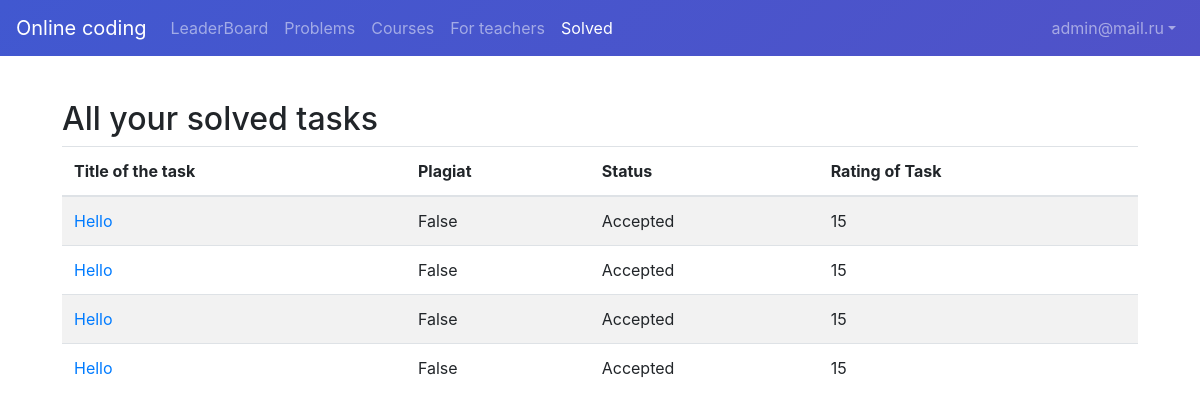
Page /solved (signed in) on the earlier database version.
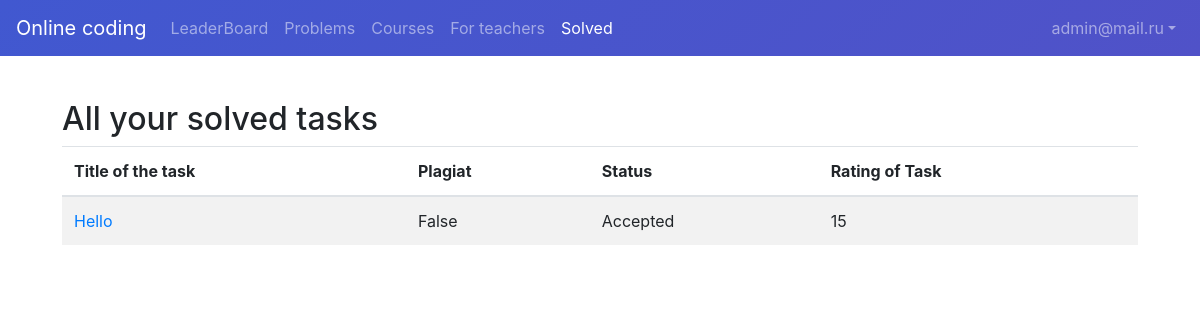
Same page on the later database version.
### user/models.py (models this page shows)
class User(AbstractBaseUser, PermissionsMixin):
    id = models.UUIDField(primary_key=True, default=uuid.uuid4, editable=False)
    first_name = models.CharField(max_length=32)
    surname = models.CharField(max_length=32)
    group = models.CharField(max_length=32)
    role = models.IntegerField(choices=ROLE_CHOICES, default=0)
    is_active = models.BooleanField(default=True)
    is_staff = models.BooleanField(default=False)
    email = models.EmailField(max_length=255, unique=True)
    rating = models.IntegerField(default=0)
    objects = UserManager()
    USERNAME_FIELD = 'email'

### main/models.py (models this page shows, shortened)
class ProgrammingTaskSolution(models.Model):
    task = models.ForeignKey(ProgrammingTask, on_delete=models.CASCADE)
    author = models.ForeignKey(User, on_delete=models.CASCADE)
    language = models.IntegerField(choices=LANGUAGE_CHOICES, default=0)
    code = models.TextField()
    isplagiarized = models.BooleanField(default=False)
    created_at = models.DateTimeField(auto_now_add=True)
    updated_at = models.DateTimeField(auto_now=True)
    is_public = models.BooleanField(default=False)
    is_deleted = models.BooleanField(default=False)
    plagiat = models.FloatField(default=0)
    class Meta:
        ordering = ['-created_at']
        verbose_name = 'Programming Task Solution'
        verbose_name_plural = 'Programming Task Solutions'

class ProgrammingTask(models.Model):
    title = models.CharField(max_length=100)
    description = models.TextField()
    slug = models.SlugField(max_length=100, unique=True, null=True)
    time_limit = models.IntegerField()
    memory_limit = models.IntegerField()
    created_at = models.DateTimeField(auto_now_add=True)
    updated_at = models.DateTimeField(auto_now=True)
    is_public = models.BooleanField(default=False)
    is_deleted = models.BooleanField(default=False)
    author = models.ForeignKey(User, on_delete=models.CASCADE)
    language = models.CharField(choices=LANGUAGE_CHOICES, default='python', max_length=10)
    difficulty = models.CharField(choices=DIFFICULTY_CHOICES, default='easy', max_length=10)
    max_plagiarism = models.FloatField(default=0)
    solved_count = models.IntegerField(default=0)
    teacher = models.ForeignKey(Teacher, on_delete=models.CASCADE, null=True)
    course = models.ForeignKey('Course', on_delete=models.CASCADE, null=True)
    rating = models.IntegerField(default=0)
    file = models.FileField(null=True, blank=True)
    class Meta:
        ordering = ['-created_at']
        verbose_name = 'Programming Task'
        verbose_name_plural = 'Programming Tasks'

### api/views.py (the view)
# urls.py: path('solved', solved, name="solved"),
def solved(request):
    if request.user.is_authenticated:
        if request.method == 'GET':
            solved_tasks = ProgrammingTaskSolution.objects.all().filter(author=request.user)
            return render(request, 'onlineCoding/solved.html', {'solved_tasks': solved_tasks})
    return redirect('login')

### templates/onlineCoding/solved.html (shortened to what this page needs)
{% extends 'onlineCoding/base.html' %}
{% block content %}
<div class="container">
<h2>All your solved tasks</h2>
<div class="row">
    <div class="col-md-12">
        <table class="table table-striped">
            <thead>
            <tr>
                <th>Title of the task</th>
                <th>Plagiat</th>
                <th>Status</th>
                <th>Rating of Task</th>
            </tr>
            </thead>
            <tbody>
            {% for solved in solved_tasks %}
                <tr>
                    <td><a href="textEditor/{{solved.task.slug }}">{{ solved.task.title }}</a></td>
                    <td>{{ solved.isplagiarized }}</td>
                    <td>Accepted</td>
                    <td>{{solved.task.rating }}</td>
                </tr>
            {% endfor %}
            </tbody>
        </table>
    </div>
</div>
{% endblock %}

### templates/onlineCoding/base.html (shortened to what this page needs)
<!DOCTYPE html>
<html lang="en">
<head>
    {% load static %}
    <link rel="stylesheet" href="https://cdn.jsdelivr.net/npm/bootstrap@4.6.1/dist/css/bootstrap.min.css"
>
    <link rel="stylesheet" href="{% static 'onlineCoding/css/style.css' %}">
</head>
<body>
<nav class="navbar navbar-expand-md fixed-top navbar-dark bg-purple-gradient">
    <a class="navbar-brand" href="#">Online coding</a>
    {% with request.resolver_match.url_name as url_name %}
        <div class="navbar-collapse offcanvas-collapse" id="navbarsExampleDefault">
            <ul class="navbar-nav mr-auto">
                <li class="nav-item {% if url_name == 'leaderboard' %} active {% endif %}">
                    <a class="nav-link" href="/leaderboard">LeaderBoard <span class="sr-only">(current)</span></a>
                </li>
                <li class="nav-item {% if url_name == 'problems' %} active {% endif %}">
                    <a class="nav-link" href="/problems">Problems</a>
                </li>
                <li class="nav-item {% if url_name == 'courses' %} active {% endif %}">
                    <a class="nav-link" href="/courses">Courses</a>
                </li>
                <li class="nav-item {% if url_name == 'teacher' %} active {% endif %}">
                    <a class="nav-link" href="/teacher">For teachers</a>
                </li>
                <li class="nav-item {% if url_name == 'solved' %} active {% endif %}">
                    <a class="nav-link" href="/solved">Solved</a>
                </li>
            </ul>
            <ul class="navbar-nav">
                {% if request.user.is_authenticated %}
                    <li class="nav-item dropdown {% if url_name == 'profile' %} active {% endif %}">
                        <a class="nav-link dropdown-toggle" href="#" id="dropdown01" data-toggle="dropdown"
                           aria-haspopup="true" aria-expanded="false">{{ request.user }}</a>
                    </li>
                {% else %}
                    <li class="nav-item">
                        <span><a class="nav-link" href="/login">Login</a></span>
                    </li>
                {% endif %}
            </ul>
        </div>
    {% endwith %}
</nav>
    <br>
    <br>
    <br>
    <br>
<main role="main" class="container">
    {% block content %}
    {% endblock %}
</main>
</body>
</html>

### static/onlineCoding/css/style.css (style rules this page uses)
.bg-purple-gradient { background-color: #4158D0; background-image: linear-gradient(135deg, #4158D0 0%, #5052c8 100%); }
body, html { height: auto; }
.container { padding: 2px 16px; }

Differences in the rows shown:
removed ProgrammingTaskSolution: task "Hello", isplagiarized "False", task.rating "15"
removed ProgrammingTaskSolution: task "Hello", isplagiarized "False", task.rating "15"
removed ProgrammingTaskSolution: task "Hello", isplagiarized "False", task.rating "15"
